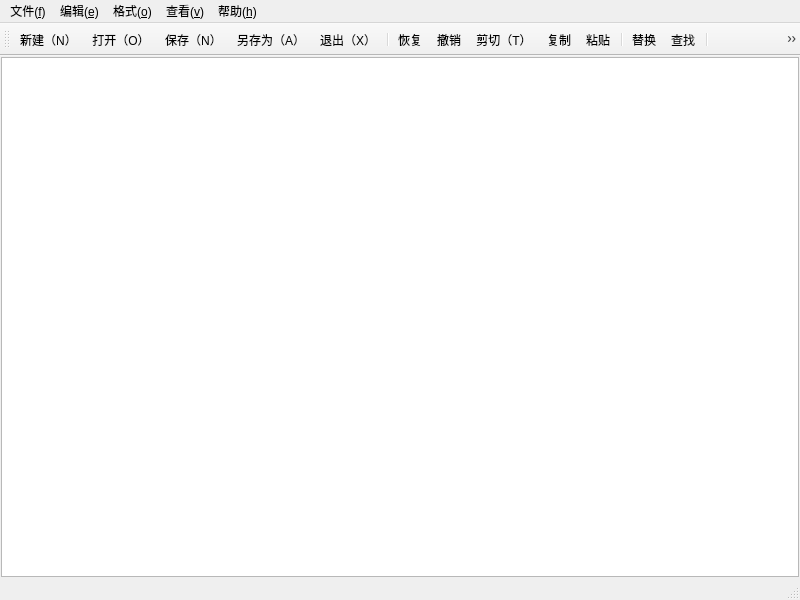
<?xml version="1.0" encoding="UTF-8"?>
<ui version="4.0">
 <class>MainWindow</class>
 <widget class="QMainWindow" name="MainWindow">
  <property name="geometry">
   <rect>
    <x>0</x>
    <y>0</y>
    <width>800</width>
    <height>600</height>
   </rect>
  </property>
  <property name="windowTitle">
   <string>MainWindow</string>
  </property>
  <widget class="QWidget" name="centralwidget">
   <layout class="QHBoxLayout" name="horizontalLayout">
    <property name="spacing">
     <number>0</number>
    </property>
    <property name="leftMargin">
     <number>1</number>
    </property>
    <property name="topMargin">
     <number>1</number>
    </property>
    <property name="rightMargin">
     <number>1</number>
    </property>
    <property name="bottomMargin">
     <number>1</number>
    </property>
    <item>
     <widget class="CodeEditor" name="TextEdit"/>
    </item>
   </layout>
  </widget>
  <widget class="QMenuBar" name="menubar">
   <property name="geometry">
    <rect>
     <x>0</x>
     <y>0</y>
     <width>800</width>
     <height>17</height>
    </rect>
   </property>
   <widget class="QMenu" name="menu">
    <property name="title">
     <string>文件(&amp;f)</string>
    </property>
    <addaction name="actionNew"/>
    <addaction name="actionOpen"/>
    <addaction name="actionSave"/>
    <addaction name="actionSaveAs"/>
    <addaction name="actionEdit"/>
   </widget>
   <widget class="QMenu" name="menu_e">
    <property name="title">
     <string>编辑(&amp;e)</string>
    </property>
    <addaction name="actionredo"/>
    <addaction name="actionUndo"/>
    <addaction name="actionCut"/>
    <addaction name="actioncopy"/>
    <addaction name="actionpaste"/>
    <addaction name="separator"/>
    <addaction name="checkaction"/>
    <addaction name="repacesaction"/>
    <addaction name="separator"/>
    <addaction name="actionselectall"/>
   </widget>
   <widget class="QMenu" name="menu_o">
    <property name="title">
     <string>格式(&amp;o)</string>
    </property>
    <addaction name="action_color"/>
    <addaction name="actionbeicolor"/>
    <addaction name="actionzibeicolor"/>
    <addaction name="actionwrap"/>
    <addaction name="separator"/>
    <addaction name="separator"/>
    <addaction name="actionFont"/>
   </widget>
   <widget class="QMenu" name="menu_v">
    <property name="title">
     <string>查看(&amp;v)</string>
    </property>
    <addaction name="actionstatus"/>
    <addaction name="actiontools"/>
   </widget>
   <widget class="QMenu" name="menu_h">
    <property name="title">
     <string>帮助(&amp;h)</string>
    </property>
   </widget>
   <addaction name="menu"/>
   <addaction name="menu_e"/>
   <addaction name="menu_o"/>
   <addaction name="menu_v"/>
   <addaction name="menu_h"/>
  </widget>
  <widget class="QStatusBar" name="statusbar"/>
  <widget class="QToolBar" name="toolBar">
   <property name="windowTitle">
    <string>toolBar</string>
   </property>
   <attribute name="toolBarArea">
    <enum>TopToolBarArea</enum>
   </attribute>
   <attribute name="toolBarBreak">
    <bool>false</bool>
   </attribute>
   <addaction name="actionNew"/>
   <addaction name="actionOpen"/>
   <addaction name="actionSave"/>
   <addaction name="actionSaveAs"/>
   <addaction name="actionEdit"/>
   <addaction name="separator"/>
   <addaction name="actionUndo"/>
   <addaction name="actionredo"/>
   <addaction name="actionCut"/>
   <addaction name="actioncopy"/>
   <addaction name="actionpaste"/>
   <addaction name="separator"/>
   <addaction name="repacesaction"/>
   <addaction name="checkaction"/>
   <addaction name="separator"/>
   <addaction name="actionwrap"/>
   <addaction name="actionnum"/>
   <addaction name="separator"/>
   <addaction name="actionstatus"/>
   <addaction name="actiontools"/>
   <addaction name="actionabout"/>
  </widget>
  <action name="actionNew">
   <property name="icon">
    <iconset resource="res.qrc">
     <normaloff>:/images/1.png</normaloff>:/images/1.png</iconset>
   </property>
   <property name="text">
    <string>新建（&amp;N）</string>
   </property>
   <property name="toolTip">
    <string>新建文件夹</string>
   </property>
   <property name="shortcut">
    <string>Backspace</string>
   </property>
   <property name="menuRole">
    <enum>QAction::MenuRole::NoRole</enum>
   </property>
  </action>
  <action name="actionOpen">
   <property name="icon">
    <iconset resource="res.qrc">
     <normaloff>:/images/4.png</normaloff>:/images/4.png</iconset>
   </property>
   <property name="text">
    <string>打开（&amp;O）</string>
   </property>
   <property name="toolTip">
    <string>打开文件</string>
   </property>
   <property name="menuRole">
    <enum>QAction::MenuRole::NoRole</enum>
   </property>
  </action>
  <action name="actionSave">
   <property name="icon">
    <iconset resource="res.qrc">
     <normaloff>:/images/2.png</normaloff>:/images/2.png</iconset>
   </property>
   <property name="text">
    <string>保存（&amp;N）</string>
   </property>
   <property name="toolTip">
    <string>保存文件</string>
   </property>
   <property name="menuRole">
    <enum>QAction::MenuRole::NoRole</enum>
   </property>
  </action>
  <action name="actionSaveAs">
   <property name="icon">
    <iconset resource="res.qrc">
     <normaloff>:/images/6.png</normaloff>:/images/6.png</iconset>
   </property>
   <property name="text">
    <string>另存为（&amp;A）</string>
   </property>
   <property name="menuRole">
    <enum>QAction::MenuRole::NoRole</enum>
   </property>
  </action>
  <action name="actionEdit">
   <property name="icon">
    <iconset resource="res.qrc">
     <normaloff>:/images/7.png</normaloff>:/images/7.png</iconset>
   </property>
   <property name="text">
    <string>退出（&amp;X）</string>
   </property>
   <property name="menuRole">
    <enum>QAction::MenuRole::NoRole</enum>
   </property>
  </action>
  <action name="actionCut">
   <property name="icon">
    <iconset resource="res.qrc">
     <normaloff>:/images/5.png</normaloff>:/images/5.png</iconset>
   </property>
   <property name="text">
    <string>剪切（&amp;T）</string>
   </property>
   <property name="menuRole">
    <enum>QAction::MenuRole::NoRole</enum>
   </property>
  </action>
  <action name="actionabout">
   <property name="text">
    <string>关于</string>
   </property>
   <property name="toolTip">
    <string>显示关于信息</string>
   </property>
   <property name="menuRole">
    <enum>QAction::MenuRole::NoRole</enum>
   </property>
  </action>
  <action name="checkaction">
   <property name="text">
    <string>查找</string>
   </property>
   <property name="menuRole">
    <enum>QAction::MenuRole::NoRole</enum>
   </property>
  </action>
  <action name="repacesaction">
   <property name="text">
    <string>替换</string>
   </property>
   <property name="menuRole">
    <enum>QAction::MenuRole::NoRole</enum>
   </property>
  </action>
  <action name="actioncopy">
   <property name="text">
    <string>复制</string>
   </property>
   <property name="menuRole">
    <enum>QAction::MenuRole::NoRole</enum>
   </property>
  </action>
  <action name="actionpaste">
   <property name="text">
    <string>粘贴</string>
   </property>
   <property name="menuRole">
    <enum>QAction::MenuRole::NoRole</enum>
   </property>
  </action>
  <action name="actionUndo">
   <property name="text">
    <string>恢复</string>
   </property>
   <property name="menuRole">
    <enum>QAction::MenuRole::NoRole</enum>
   </property>
  </action>
  <action name="actionredo">
   <property name="text">
    <string>撤销</string>
   </property>
   <property name="menuRole">
    <enum>QAction::MenuRole::NoRole</enum>
   </property>
  </action>
  <action name="action_color">
   <property name="text">
    <string>字体颜色（&amp;l）</string>
   </property>
   <property name="menuRole">
    <enum>QAction::MenuRole::NoRole</enum>
   </property>
  </action>
  <action name="actionbeicolor">
   <property name="text">
    <string>背景颜色</string>
   </property>
   <property name="menuRole">
    <enum>QAction::MenuRole::NoRole</enum>
   </property>
  </action>
  <action name="actionzibeicolor">
   <property name="text">
    <string>字体背景色</string>
   </property>
   <property name="menuRole">
    <enum>QAction::MenuRole::NoRole</enum>
   </property>
  </action>
  <action name="actionwrap">
   <property name="checkable">
    <bool>true</bool>
   </property>
   <property name="text">
    <string>自动换行（&amp;n）</string>
   </property>
   <property name="menuRole">
    <enum>QAction::MenuRole::NoRole</enum>
   </property>
  </action>
  <action name="actionFont">
   <property name="text">
    <string>字体</string>
   </property>
   <property name="menuRole">
    <enum>QAction::MenuRole::NoRole</enum>
   </property>
  </action>
  <action name="actionstatus">
   <property name="checkable">
    <bool>true</bool>
   </property>
   <property name="text">
    <string>状态栏</string>
   </property>
   <property name="menuRole">
    <enum>QAction::MenuRole::NoRole</enum>
   </property>
  </action>
  <action name="actiontools">
   <property name="checkable">
    <bool>true</bool>
   </property>
   <property name="text">
    <string>工具栏</string>
   </property>
   <property name="menuRole">
    <enum>QAction::MenuRole::NoRole</enum>
   </property>
  </action>
  <action name="actionselectall">
   <property name="text">
    <string>全选</string>
   </property>
   <property name="menuRole">
    <enum>QAction::MenuRole::NoRole</enum>
   </property>
  </action>
  <action name="actionnum">
   <property name="checkable">
    <bool>true</bool>
   </property>
   <property name="text">
    <string>显示与隐藏</string>
   </property>
   <property name="menuRole">
    <enum>QAction::MenuRole::NoRole</enum>
   </property>
  </action>
 </widget>
 <customwidgets>
  <customwidget>
   <class>CodeEditor</class>
   <extends>QPlainTextEdit</extends>
   <header location="global">codeeditor.h</header>
  </customwidget>
 </customwidgets>
 <resources>
  <include location="res.qrc"/>
 </resources>
 <connections/>
</ui>
